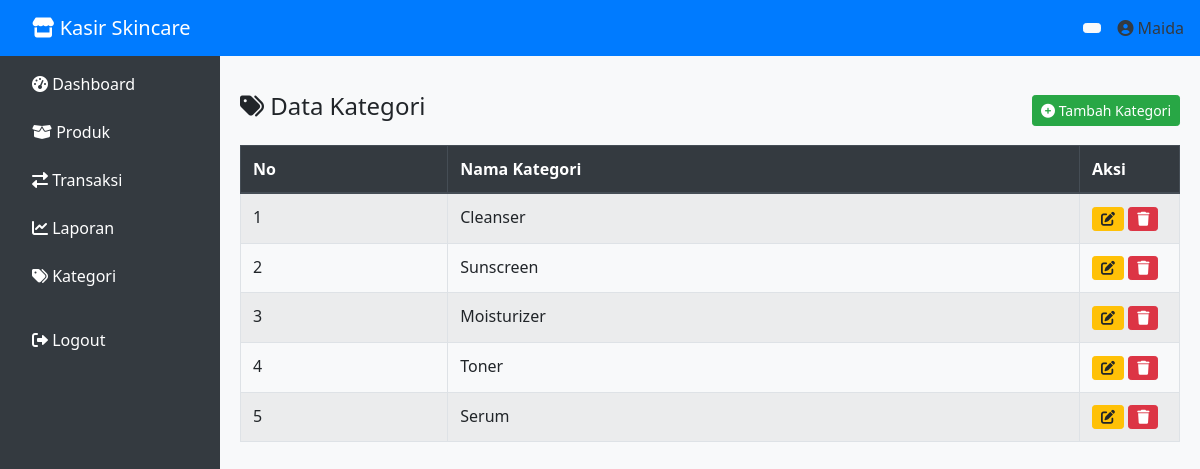
The page /kategori.php (signed in) on the database its author committed.
### tables this page shows
CREATE TABLE `kategori` (
  `id` int(11) NOT NULL,
  `nama_kategori` varchar(100) NOT NULL
);

### kategori.php (the view, shortened to what this page needs)
<?php
include 'koneksi.php';
$query = "SELECT * FROM kategori ORDER BY id DESC";
$result = mysqli_query($conn, $query);
?>
<link rel="stylesheet" href="https://cdnjs.cloudflare.com/ajax/libs/font-awesome/5.15.4/css/all.min.css">
<link rel="stylesheet" href="https://stackpath.bootstrapcdn.com/bootstrap/4.6.0/css/bootstrap.min.css">
  <link rel="stylesheet" href="https://cdnjs.cloudflare.com/ajax/libs/font-awesome/5.15.4/css/all.min.css">
  <link rel="stylesheet" href="assets/css/bootstrap.min.css">
<?php include 'partials/header.php'; ?>
<?php include 'partials/navbar.php'; ?>
<?php include 'partials/sidebar.php'; ?>
<div class="content"><br><br><br>
  <div class="d-flex justify-content-between align-items-center mb-3">
    <h4><i class="fas fa-tags"></i> Data Kategori</h4>
    <a href="tambah_kategori.php" class="btn btn-success btn-sm"><i class="fas fa-plus-circle"></i> Tambah Kategori</a>
  </div>
  <div class="table-responsive">
    <table class="table table-bordered table-hover table-striped">
      <thead class="thead-dark">
        <tr>
          <th>No</th>
          <th>Nama Kategori</th>
          <th style="width: 100px;">Aksi</th>
        </tr>
      </thead>
      <tbody>
        <?php
        $no = 1;
        while ($row = mysqli_fetch_assoc($result)) {
        ?>
          <tr>
            <td><?= $no++ ?></td>
            <td><?= htmlspecialchars($row['nama_kategori']) ?></td>
            <td>
              <a href="edit_kategori.php?id=<?= $row['id'] ?>" class="btn btn-warning btn-sm"><i class="fas fa-edit"></i></a>
              <a href="hapus_kategori.php?id=<?= $row['id'] ?>" class="btn btn-danger btn-sm" onclick="return confirm('Yakin hapus kategori ini?');"><i class="fas fa-trash"></i></a>
            </td>
          </tr>
        <?php } ?>
      </tbody>
    </table>
  </div>
</div>

### partials/header.php (style rules this page uses)
body { font-family: 'Segoe UI', sans-serif; background-color: #f8f9fa; }
.content { margin-left: 220px; padding: 20px; }

### rows shown on the page
kategori: nama_kategori "Cleanser"
kategori: nama_kategori "Sunscreen"
kategori: nama_kategori "Moisturizer"
kategori: nama_kategori "Toner"
kategori: nama_kategori "Serum"

### other values the page prints
$user "Maida"
